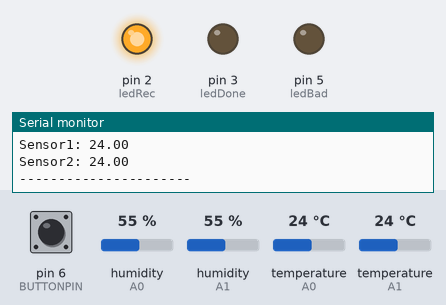
The sketch below on a simulated Arduino Uno, built with avr-gcc and run on an emulated ATmega328P. On the bench: output pins drawn as LEDs (lit = HIGH), the last lines printed to the serial monitor. Inputs (shaded band) come from the test bench; at power-on: pin 6 (BUTTONPIN) LOW, humidity (sensors on A0, A1) 55 %, temperature (sensors on A0, A1) 24 °C. Storage starts empty.

Above: at 0.5 s.
At 30.5 s:
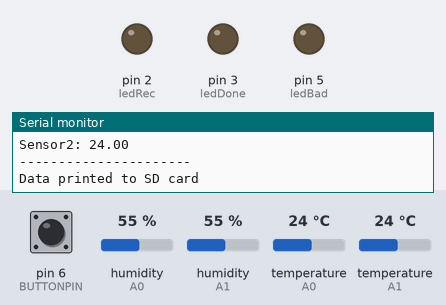
Timing chart, 0 to 78.0 s (numbered marks = the images above):
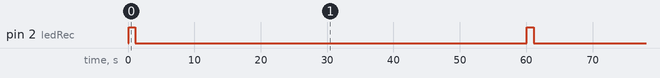

The sketch:

TWO_DHT22_WITH_SD2_R2.ino
```cpp
#include <SPI.h>
#include <SD.h>
#include <DHT_U.h>
#include <DHT.h>


#define DHTPIN A0
#define DHTPIN2 A1
#define DHTTYPE DHT22
#define BUTTONPIN 6
DHT dht1(DHTPIN, DHTTYPE);
DHT dht2(DHTPIN2, DHTTYPE);
File myFile;

const int ledDone = 3;
const int ledRec = 2;
const int ledBad= 5;
float temp1;
float temp2;
float timeCounter = 0;
const float recInterval = 60000;
const int blinkTime = 1000;
int buttonState = 0;

void setup() {
  pinMode(BUTTONPIN, INPUT);
  pinMode(ledDone, OUTPUT);
  pinMode(ledRec, OUTPUT);
  pinMode(ledBad, OUTPUT);
  Serial.begin(9600);
  Serial.println("Initializing SD");
  if (!SD.begin(4)) {
    Serial.println("Initialization Failed...");
    while(true) {
      digitalWrite(ledBad, HIGH);
      delay(blinkTime);
      digitalWrite(ledBad, LOW);
      delay(blinkTime);
    }
  }
  Serial.println("Initialization Done");
  Serial.println("Begin Writing Data");
  myFile = SD.open("DHT22.txt", FILE_WRITE);
  lineSep();

}

void loop() {
    buttonState = digitalRead(BUTTONPIN);
    temp1 = sensorOneTemp();
    temp2 = sensorTwoTemp();
    printTemp(temp1, temp2, timeCounter);
    logTemp(temp1, temp2, timeCounter);
    timeCounter += 1;
    checkEnd(buttonState);
    delay(recInterval - blinkTime);
}

float sensorOneTemp() {
  float temp = dht1.readTemperature();
  while(isnan(temp)) {
    digitalWrite(ledBad, HIGH);
    temp = dht1.readTemperature();
  }
  digitalWrite(ledBad, LOW);
  return temp;
}

float sensorTwoTemp() {
  float temp = dht2.readTemperature();
  while(isnan(temp)) {
    digitalWrite(ledBad, HIGH);
    temp = dht1.readTemperature();
  }
  digitalWrite(ledBad, LOW);
  return temp;
}

void lineSep() {
  Serial.println("----------------------");
}

void printTemp(float temp1, float temp2, int timeCounter) {
    Serial.print("Time: ");
    Serial.println(timeCounter);
    Serial.print("Sensor1: ");
    Serial.println(temp1);
    Serial.print("Sensor2: ");
    Serial.println(temp2);
    lineSep();
}

void checkEnd(int buttonState) {
  if (buttonState == 1) {
    Serial.println("Done...");
    myFile.close();
    digitalWrite(ledDone, HIGH);
    while(1);
  }
  else {
    //continue
  }
}

void logTemp(float temp1, float temp2, int timeCounter) {
  String toPrint = String(timeCounter) + ", " + String(temp1) + ", " + String(temp2);
  if (myFile) {
    myFile.println(toPrint);
    blinkFunction();
  }
  else {
    Serial.println("File not found...");
  }
  Serial.println("Data printed to SD card");
}

void blinkFunction() {
  digitalWrite(ledRec, HIGH);
  delay(blinkTime);
  digitalWrite(ledRec, LOW);
}
```

Measured:
- by itself, pin 2 (ledRec): alternates HIGH for 1.0 s and LOW for 59.0 s
